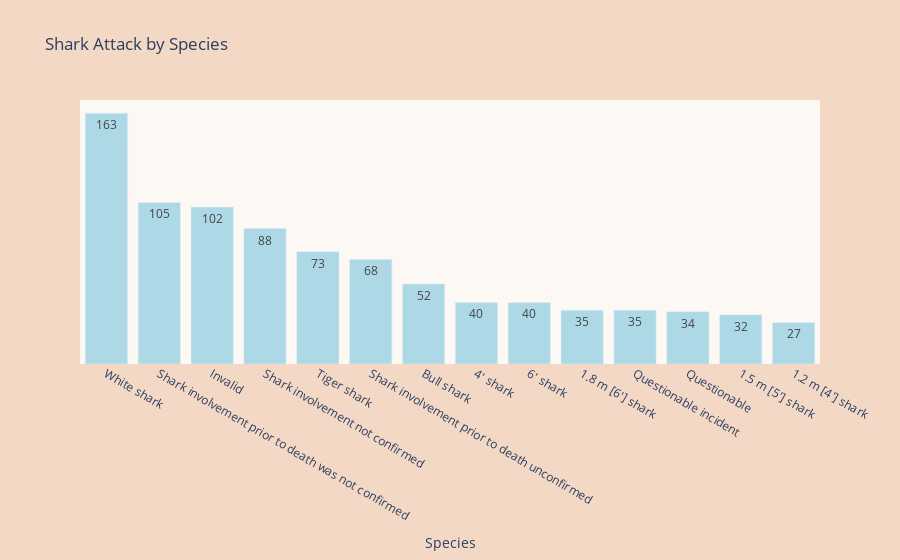

Notebook cell for this chart:
### Code cell
import plotly.graph_objects as go

sha = sha.rename(columns={'Species ':'Species'})

species_attack = sha.groupby('Species')['Species'].count().sort_values(ascending=False)[1:15]

data = go.Bar(x = species_attack.index,y=species_attack.values,text=species_attack.values,textposition='auto', marker_color='lightblue')

layout = go.Layout(title = 'Shark Attack by Species', 
                   xaxis=dict(title='Species'),
                   yaxis=dict(title='Attack Count',visible=False),
                 paper_bgcolor='rgba(244,216,198,1.00)',
                 plot_bgcolor='rgba(252,248,244,1.00)'
                  )

fig = go.Figure(
    data=data,
    layout=layout
)   
fig.show()

### Figure 1 — Plotly figure (JSON) as saved in the notebook; plotly's stock layout.template omitted (floating-point values rounded to 4 significant figures)
{"data": [{"marker": {"color": "lightblue"}, "text": [163, 105, 102, 88, 73, 68, 52, 40, 40, 35, 35, 34, 32, 27], "textposition": "auto", "type": "bar", "x": ["White shark", "Shark involvement prior to death was not confirmed", "Invalid", "Shark involvement not confirmed", "Tiger shark", "Shark involvement prior to death unconfirmed", "Bull shark", "4' shark", "6' shark", "1.8 m [6'] shark", "Questionable incident", "Questionable", "1.5 m [5'] shark", "1.2 m [4'] shark"], "y": [163, 105, 102, 88, 73, 68, 52, 40, 40, 35, 35, 34, 32, 27]}], "layout": {"paper_bgcolor": "rgba(244,216,198,1.00)", "plot_bgcolor": "rgba(252,248,244,1.00)", "title": {"text": "Shark Attack by Species"}, "xaxis": {"title": {"text": "Species"}}, "yaxis": {"title": {"text": "Attack Count"}, "visible": false}}}
